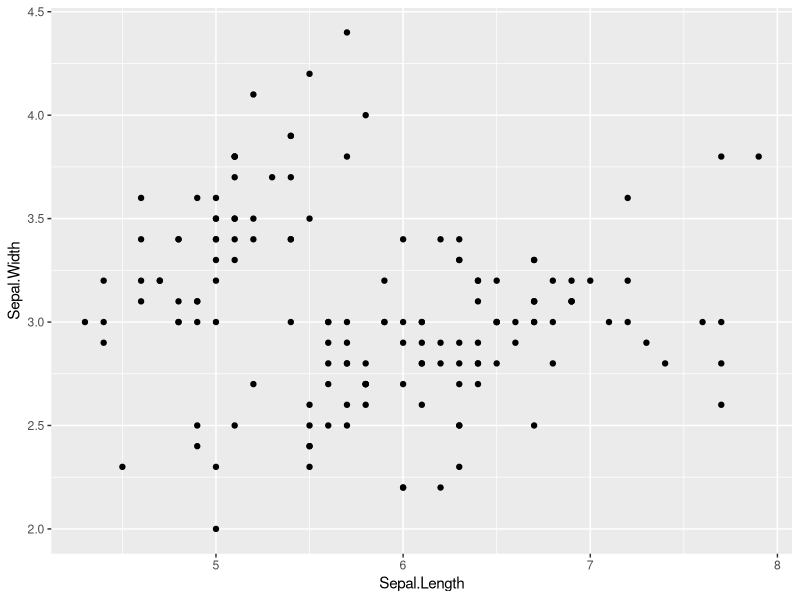
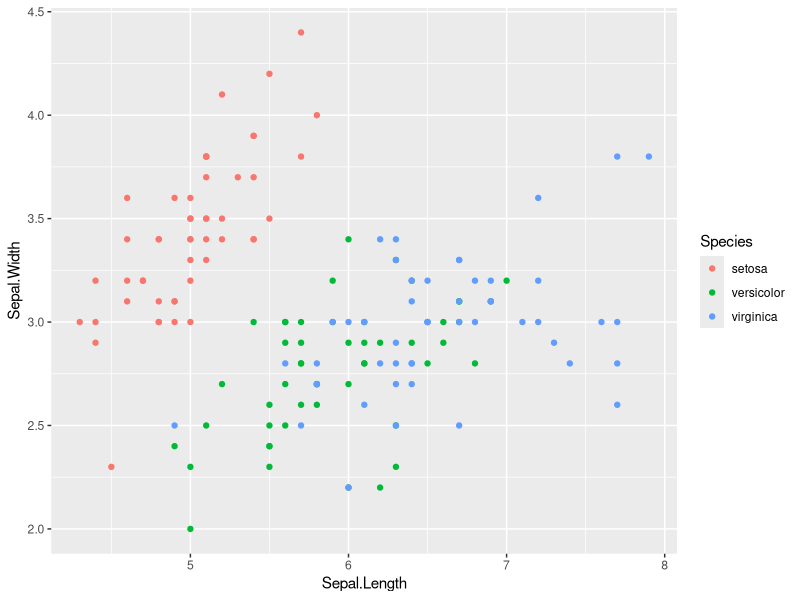
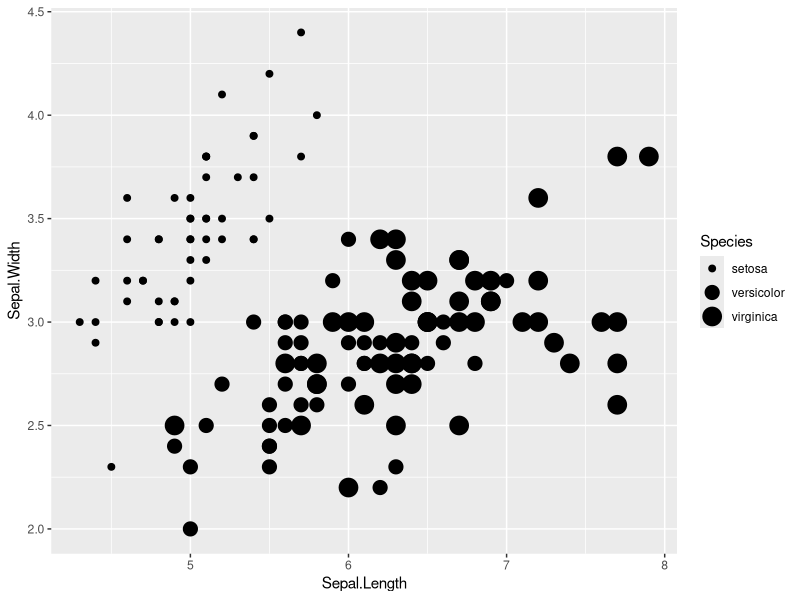
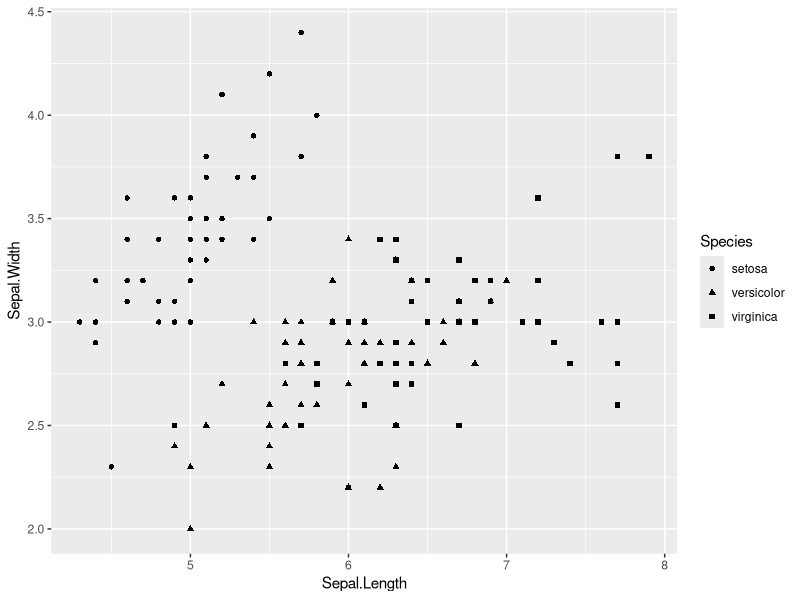
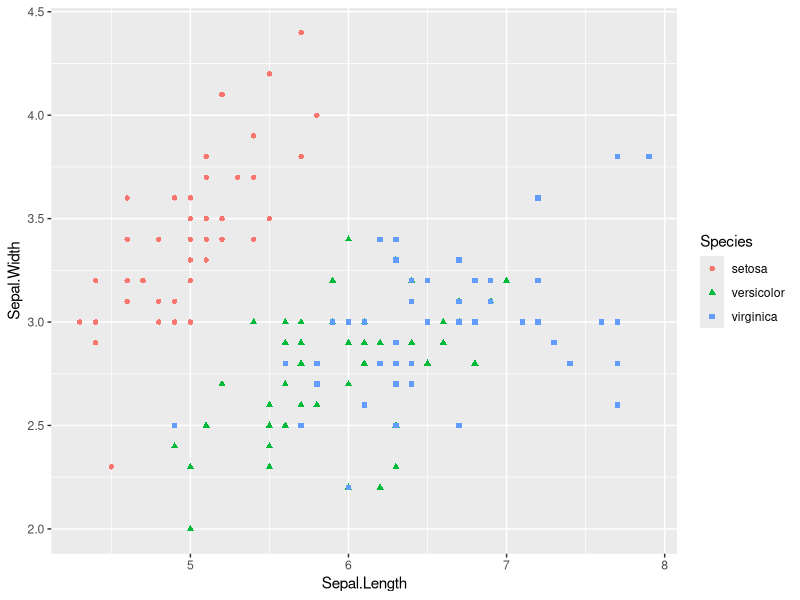
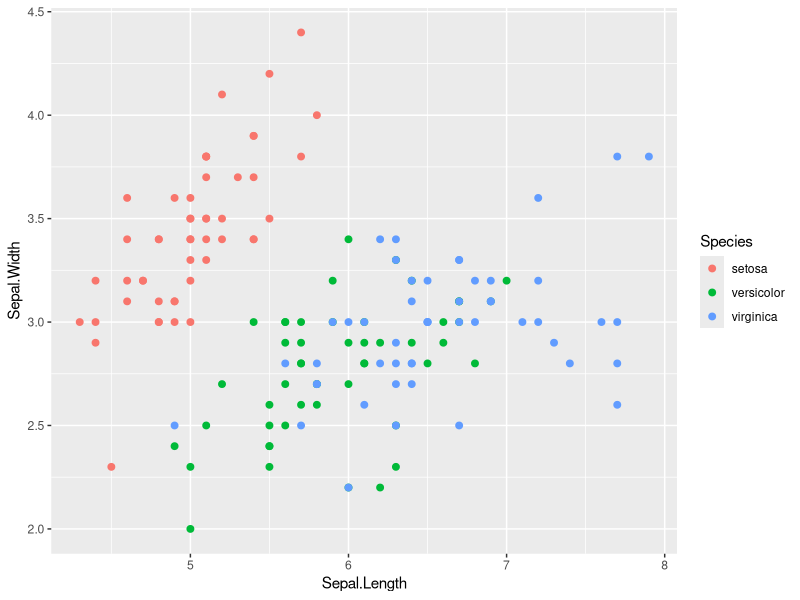
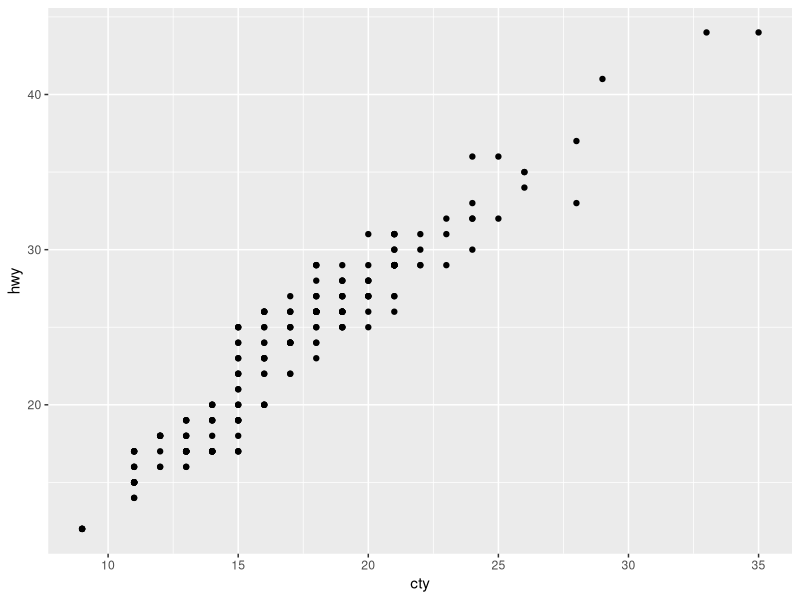
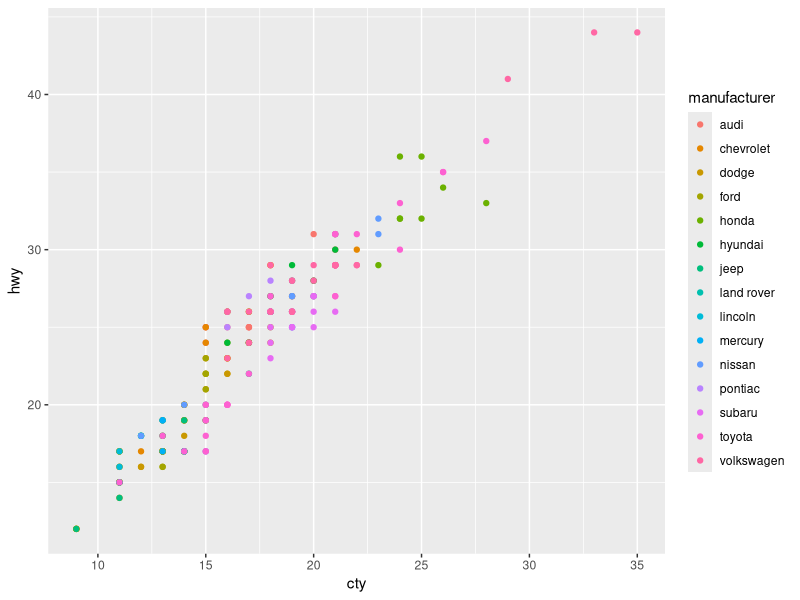

Here is the R script that generated these plots, in order: (Note: this script raises an error after producing the figures.)
install.packages("ggplot2", dependencies = T)
library(ggplot2)
# code to generate any type of graph
#     ggplot(data = df, aes(x=names, y=height)) + geom_name of particular graph



# Data Import 
data(iris)
View(iris)


#SCATTER PLOT
#import or activate packages
library(ggplot2)
ggplot(data=iris, mapping=aes(x=Sepal.Length, y=Sepal.Width))+geom_point()
#Adding colours
ggplot(data=iris, mapping=aes(x=Sepal.Length, y=Sepal.Width, col=Species))+geom_point()

#Change based on size
ggplot(data=iris, mapping=aes(x=Sepal.Length, y=Sepal.Width, size=Species))+geom_point()

#change shap
ggplot(data=iris, mapping=aes(x=Sepal.Length, y=Sepal.Width,
                              shape=Species))+geom_point()

#multiple aesthetics
ggplot(data=iris, mapping=aes(x=Sepal.Length, y=Sepal.Width, shape=Species, col=Species))+geom_point()
# try to use shape or color do not use both

ggplot(data=iris, mapping=aes(x=Sepal.Length, y=Sepal.Width, col=Species))+geom_point(size=2)



#plot on mpg
data(mpg)
View(mpg)
ggplot(data = mpg, aes(x = cty, y = hwy))+geom_point()
ggplot(data = mpg, aes(x = cty, y = hwy, colour =manufacturer))+geom_point()

# to veiw zoomed file Cntrl+shift+6


# to save 
P1 <- ggplot(data = mpg, aes(x = cty, y = hwy, colour =manufacturer))+geom_point()
P1

ggsave("mpg_plot.pdf", plot = P1, width = 6, height = 5, units = "in")


ggsave("mpg_plot.png", plot = P1, width = 6, height = 5, units = "in", dpi = 600)




#Tidyverse
library(tidyverse)

# %>%  Cntrl+shift+M pipe operator

iris %>% select(iris$Species=='setosa')




x <- c(1, 2, 3, 4, 5)
y <- c(3, 7, 8, 9, 12)

plot(x, y)


data(women)
View(women)
P1 <- ggplot(data = women, mapping = aes(x = height, y = weight, colour = weight)) + geom_point()
ggsave("women_plot.pdf", plot = P1, width = 6, height = 5, units = "in")





       